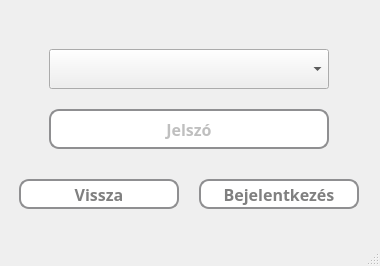
<?xml version="1.0" encoding="UTF-8"?>
<ui version="4.0">
 <class>loginWindow</class>
 <widget class="QMainWindow" name="loginWindow">
  <property name="geometry">
   <rect>
    <x>0</x>
    <y>0</y>
    <width>380</width>
    <height>266</height>
   </rect>
  </property>
  <property name="windowTitle">
   <string>Bejelentkezés</string>
  </property>
  <property name="styleSheet">
   <string notr="true"/>
  </property>
  <widget class="QWidget" name="centralwidget">
   <widget class="QWidget" name="widget" native="true">
    <property name="geometry">
     <rect>
      <x>-1</x>
      <y>-1</y>
      <width>381</width>
      <height>241</height>
     </rect>
    </property>
    <property name="styleSheet">
     <string notr="true">* {
    font-size: 16px;
    font-weight: bold;
}</string>
    </property>
    <widget class="QComboBox" name="userNameBox">
     <property name="geometry">
      <rect>
       <x>50</x>
       <y>50</y>
       <width>280</width>
       <height>40</height>
      </rect>
     </property>
     <property name="font">
      <font>
       <family>Corbel</family>
       <pointsize>-1</pointsize>
       <bold>true</bold>
      </font>
     </property>
     <property name="editable">
      <bool>false</bool>
     </property>
     <property name="currentText">
      <string/>
     </property>
     <property name="placeholderText">
      <string/>
     </property>
     <property name="frame">
      <bool>true</bool>
     </property>
    </widget>
    <widget class="QLineEdit" name="inputPwd">
     <property name="geometry">
      <rect>
       <x>50</x>
       <y>110</y>
       <width>280</width>
       <height>40</height>
      </rect>
     </property>
     <property name="font">
      <font>
       <family>Corbel</family>
       <pointsize>-1</pointsize>
       <bold>true</bold>
      </font>
     </property>
     <property name="styleSheet">
      <string notr="true">* {
	background-color: white;
	border: 2px solid #8f8f91;
	border-radius: 10px;
	color: grey;
}</string>
     </property>
     <property name="echoMode">
      <enum>QLineEdit::Password</enum>
     </property>
     <property name="alignment">
      <set>Qt::AlignCenter</set>
     </property>
     <property name="placeholderText">
      <string>Jelszó</string>
     </property>
    </widget>
    <widget class="QPushButton" name="backButton">
     <property name="geometry">
      <rect>
       <x>20</x>
       <y>180</y>
       <width>160</width>
       <height>30</height>
      </rect>
     </property>
     <property name="font">
      <font>
       <family>Corbel</family>
       <pointsize>-1</pointsize>
       <bold>true</bold>
      </font>
     </property>
     <property name="styleSheet">
      <string notr="true">* {
	background-color: white;
	border: 2px solid #8f8f91;
	border-radius: 10px;
	color: grey;
}

*:hover {
	background-color: rgb(120, 120, 220);
	color: white;
}</string>
     </property>
     <property name="text">
      <string>Vissza</string>
     </property>
    </widget>
    <widget class="QPushButton" name="loginButton">
     <property name="geometry">
      <rect>
       <x>200</x>
       <y>180</y>
       <width>160</width>
       <height>30</height>
      </rect>
     </property>
     <property name="font">
      <font>
       <family>Corbel</family>
       <pointsize>-1</pointsize>
       <bold>true</bold>
      </font>
     </property>
     <property name="styleSheet">
      <string notr="true">* {
	background-color: white;
	border: 2px solid #8f8f91;
	border-radius: 10px;
	color: grey;
}

*:hover {
	background-color: rgb(120, 120, 220);
	color: white;
}</string>
     </property>
     <property name="text">
      <string>Bejelentkezés</string>
     </property>
    </widget>
   </widget>
  </widget>
  <widget class="QStatusBar" name="statusbar"/>
 </widget>
 <resources/>
 <connections/>
</ui>
